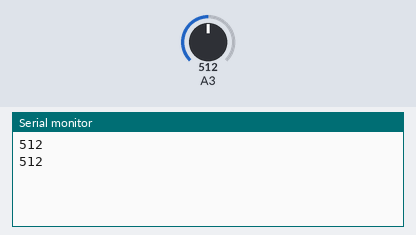
A sketch run on a simulated Arduino Uno, built with avr-gcc and run on an emulated ATmega328P. Shown: the last lines printed to the serial monitor. The inputs (shaded band) are chosen by the test bench; at power-on: A3 = 512.

Above: at 1.8 s.
1.9 s: A3 set to 716
At 2.7 s:
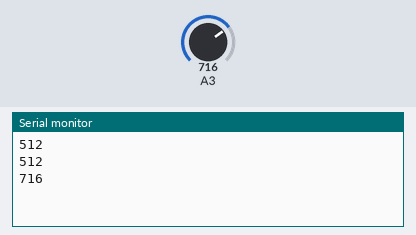
3.4 s: A3 set to 900
At 4.8 s:
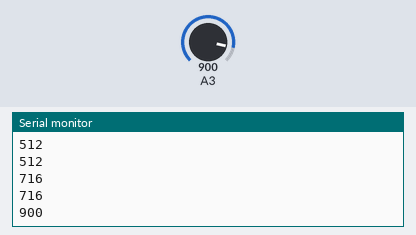
Timing chart, 0 to 6.4 s (numbered marks = the images above; inputs shaded):
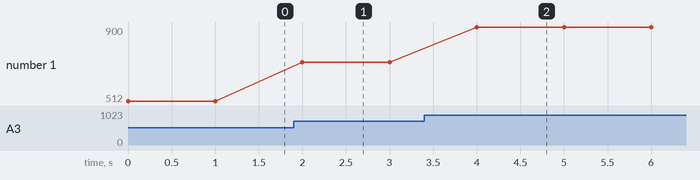

Measured:
- after the input at 1.9 s, the serial monitor: prints a new line after 0.10 s (image 1)
- after the input at 3.4 s, the serial monitor: prints a new line after 0.60 s (image 2)
- plotted number 1: 512 → 716 after the input at 1.9 s, 716 → 900 after the input at 3.4 s

The sketch:

lab2_ex2.ino
```cpp
// Exercise 2: Measure a Voltage and Monitoring it with the UART

void setup() {
  Serial.begin(115200);
}

void loop() {
  int sensorValue = analogRead(A3); // print out the digital equivalent of the value read
  Serial.println(sensorValue);

  delay(1000); // 1 second delay between readings
}
```
